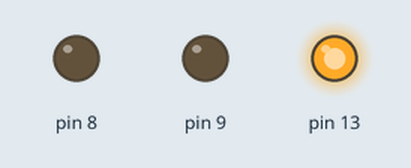
The sketch below on a simulated Arduino Uno, built with avr-gcc and run on an emulated ATmega328P. Shown: output pins drawn as LEDs (lit = HIGH).

Above: at 0.1 s.
At 1.1 s:
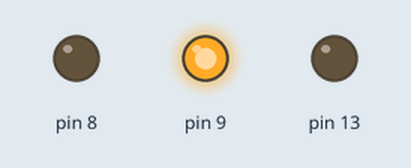
At 1.6 s:
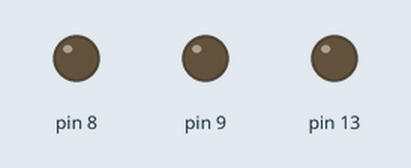
At 10.1 s:
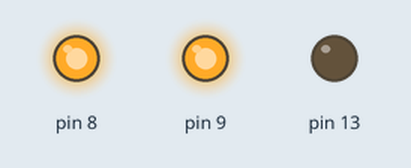
At 18.1 s:
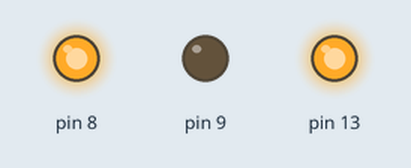
At 37.6 s:
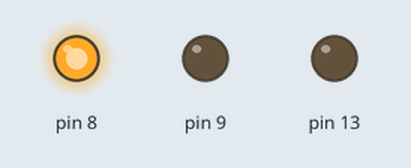
Timing chart, 0 to 40.0 s (numbered marks = the images above):
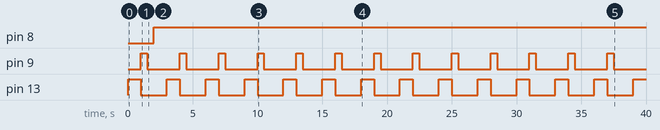

The sketch:

led_array.ino
```cpp
void setup() {
  pinMode(13, OUTPUT);
  pinMode(9, OUTPUT);
  pinMode(8, OUTPUT);
}

void loop() {
  digitalWrite(13, HIGH);
  delay(1000);
  digitalWrite(13, LOW);
  digitalWrite(9, HIGH);
  delay(500);
  digitalWrite(9, LOW);
  delay(500);
  digitalWrite(8, HIGH);
  delay(1000);
}
```

Measured:
- by itself, pin 8: LOW → HIGH at 2.0 s
- by itself, pin 9: alternates HIGH for 0.50 s and LOW for 2.5 s
- by itself, pin 13: alternates HIGH for 1.0 s and LOW for 2.0 s
